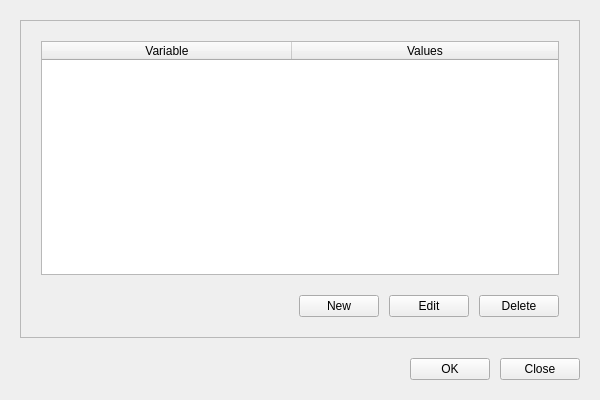
<?xml version="1.0" encoding="UTF-8"?>
<ui version="4.0">
 <class>MainWindow</class>
 <widget class="QWidget" name="MainWindow">
  <property name="windowModality">
   <enum>Qt::NonModal</enum>
  </property>
  <property name="geometry">
   <rect>
    <x>0</x>
    <y>0</y>
    <width>600</width>
    <height>400</height>
   </rect>
  </property>
  <property name="sizePolicy">
   <sizepolicy hsizetype="Preferred" vsizetype="Preferred">
    <horstretch>0</horstretch>
    <verstretch>0</verstretch>
   </sizepolicy>
  </property>
  <property name="minimumSize">
   <size>
    <width>600</width>
    <height>400</height>
   </size>
  </property>
  <property name="palette">
   <palette>
    <active>
     <colorrole role="WindowText">
      <brush brushstyle="SolidPattern">
       <color alpha="255">
        <red>0</red>
        <green>0</green>
        <blue>0</blue>
       </color>
      </brush>
     </colorrole>
     <colorrole role="Button">
      <brush brushstyle="SolidPattern">
       <color alpha="255">
        <red>222</red>
        <green>221</green>
        <blue>218</blue>
       </color>
      </brush>
     </colorrole>
     <colorrole role="Light">
      <brush brushstyle="SolidPattern">
       <color alpha="255">
        <red>255</red>
        <green>255</green>
        <blue>255</blue>
       </color>
      </brush>
     </colorrole>
     <colorrole role="Midlight">
      <brush brushstyle="SolidPattern">
       <color alpha="255">
        <red>238</red>
        <green>238</green>
        <blue>236</blue>
       </color>
      </brush>
     </colorrole>
     <colorrole role="Dark">
      <brush brushstyle="SolidPattern">
       <color alpha="255">
        <red>111</red>
        <green>110</green>
        <blue>109</blue>
       </color>
      </brush>
     </colorrole>
     <colorrole role="Mid">
      <brush brushstyle="SolidPattern">
       <color alpha="255">
        <red>148</red>
        <green>147</green>
        <blue>145</blue>
       </color>
      </brush>
     </colorrole>
     <colorrole role="Text">
      <brush brushstyle="SolidPattern">
       <color alpha="255">
        <red>0</red>
        <green>0</green>
        <blue>0</blue>
       </color>
      </brush>
     </colorrole>
     <colorrole role="BrightText">
      <brush brushstyle="SolidPattern">
       <color alpha="255">
        <red>255</red>
        <green>255</green>
        <blue>255</blue>
       </color>
      </brush>
     </colorrole>
     <colorrole role="ButtonText">
      <brush brushstyle="SolidPattern">
       <color alpha="255">
        <red>0</red>
        <green>0</green>
        <blue>0</blue>
       </color>
      </brush>
     </colorrole>
     <colorrole role="Base">
      <brush brushstyle="SolidPattern">
       <color alpha="255">
        <red>255</red>
        <green>255</green>
        <blue>255</blue>
       </color>
      </brush>
     </colorrole>
     <colorrole role="Window">
      <brush brushstyle="SolidPattern">
       <color alpha="255">
        <red>222</red>
        <green>221</green>
        <blue>218</blue>
       </color>
      </brush>
     </colorrole>
     <colorrole role="Shadow">
      <brush brushstyle="SolidPattern">
       <color alpha="255">
        <red>0</red>
        <green>0</green>
        <blue>0</blue>
       </color>
      </brush>
     </colorrole>
     <colorrole role="AlternateBase">
      <brush brushstyle="SolidPattern">
       <color alpha="255">
        <red>238</red>
        <green>238</green>
        <blue>236</blue>
       </color>
      </brush>
     </colorrole>
     <colorrole role="ToolTipBase">
      <brush brushstyle="SolidPattern">
       <color alpha="255">
        <red>255</red>
        <green>255</green>
        <blue>220</blue>
       </color>
      </brush>
     </colorrole>
     <colorrole role="ToolTipText">
      <brush brushstyle="SolidPattern">
       <color alpha="255">
        <red>0</red>
        <green>0</green>
        <blue>0</blue>
       </color>
      </brush>
     </colorrole>
     <colorrole role="PlaceholderText">
      <brush brushstyle="SolidPattern">
       <color alpha="127">
        <red>0</red>
        <green>0</green>
        <blue>0</blue>
       </color>
      </brush>
     </colorrole>
    </active>
    <inactive>
     <colorrole role="WindowText">
      <brush brushstyle="SolidPattern">
       <color alpha="255">
        <red>0</red>
        <green>0</green>
        <blue>0</blue>
       </color>
      </brush>
     </colorrole>
     <colorrole role="Button">
      <brush brushstyle="SolidPattern">
       <color alpha="255">
        <red>239</red>
        <green>239</green>
        <blue>239</blue>
       </color>
      </brush>
     </colorrole>
     <colorrole role="Light">
      <brush brushstyle="SolidPattern">
       <color alpha="255">
        <red>255</red>
        <green>255</green>
        <blue>255</blue>
       </color>
      </brush>
     </colorrole>
     <colorrole role="Midlight">
      <brush brushstyle="SolidPattern">
       <color alpha="255">
        <red>202</red>
        <green>202</green>
        <blue>202</blue>
       </color>
      </brush>
     </colorrole>
     <colorrole role="Dark">
      <brush brushstyle="SolidPattern">
       <color alpha="255">
        <red>159</red>
        <green>159</green>
        <blue>159</blue>
       </color>
      </brush>
     </colorrole>
     <colorrole role="Mid">
      <brush brushstyle="SolidPattern">
       <color alpha="255">
        <red>184</red>
        <green>184</green>
        <blue>184</blue>
       </color>
      </brush>
     </colorrole>
     <colorrole role="Text">
      <brush brushstyle="SolidPattern">
       <color alpha="255">
        <red>0</red>
        <green>0</green>
        <blue>0</blue>
       </color>
      </brush>
     </colorrole>
     <colorrole role="BrightText">
      <brush brushstyle="SolidPattern">
       <color alpha="255">
        <red>255</red>
        <green>255</green>
        <blue>255</blue>
       </color>
      </brush>
     </colorrole>
     <colorrole role="ButtonText">
      <brush brushstyle="SolidPattern">
       <color alpha="255">
        <red>0</red>
        <green>0</green>
        <blue>0</blue>
       </color>
      </brush>
     </colorrole>
     <colorrole role="Base">
      <brush brushstyle="SolidPattern">
       <color alpha="255">
        <red>255</red>
        <green>255</green>
        <blue>255</blue>
       </color>
      </brush>
     </colorrole>
     <colorrole role="Window">
      <brush brushstyle="SolidPattern">
       <color alpha="255">
        <red>239</red>
        <green>239</green>
        <blue>239</blue>
       </color>
      </brush>
     </colorrole>
     <colorrole role="Shadow">
      <brush brushstyle="SolidPattern">
       <color alpha="255">
        <red>118</red>
        <green>118</green>
        <blue>118</blue>
       </color>
      </brush>
     </colorrole>
     <colorrole role="AlternateBase">
      <brush brushstyle="SolidPattern">
       <color alpha="255">
        <red>247</red>
        <green>247</green>
        <blue>247</blue>
       </color>
      </brush>
     </colorrole>
     <colorrole role="ToolTipBase">
      <brush brushstyle="SolidPattern">
       <color alpha="255">
        <red>255</red>
        <green>255</green>
        <blue>220</blue>
       </color>
      </brush>
     </colorrole>
     <colorrole role="ToolTipText">
      <brush brushstyle="SolidPattern">
       <color alpha="255">
        <red>0</red>
        <green>0</green>
        <blue>0</blue>
       </color>
      </brush>
     </colorrole>
     <colorrole role="PlaceholderText">
      <brush brushstyle="SolidPattern">
       <color alpha="128">
        <red>0</red>
        <green>0</green>
        <blue>0</blue>
       </color>
      </brush>
     </colorrole>
    </inactive>
    <disabled>
     <colorrole role="WindowText">
      <brush brushstyle="SolidPattern">
       <color alpha="255">
        <red>111</red>
        <green>110</green>
        <blue>109</blue>
       </color>
      </brush>
     </colorrole>
     <colorrole role="Button">
      <brush brushstyle="SolidPattern">
       <color alpha="255">
        <red>222</red>
        <green>221</green>
        <blue>218</blue>
       </color>
      </brush>
     </colorrole>
     <colorrole role="Light">
      <brush brushstyle="SolidPattern">
       <color alpha="255">
        <red>255</red>
        <green>255</green>
        <blue>255</blue>
       </color>
      </brush>
     </colorrole>
     <colorrole role="Midlight">
      <brush brushstyle="SolidPattern">
       <color alpha="255">
        <red>238</red>
        <green>238</green>
        <blue>236</blue>
       </color>
      </brush>
     </colorrole>
     <colorrole role="Dark">
      <brush brushstyle="SolidPattern">
       <color alpha="255">
        <red>111</red>
        <green>110</green>
        <blue>109</blue>
       </color>
      </brush>
     </colorrole>
     <colorrole role="Mid">
      <brush brushstyle="SolidPattern">
       <color alpha="255">
        <red>148</red>
        <green>147</green>
        <blue>145</blue>
       </color>
      </brush>
     </colorrole>
     <colorrole role="Text">
      <brush brushstyle="SolidPattern">
       <color alpha="255">
        <red>111</red>
        <green>110</green>
        <blue>109</blue>
       </color>
      </brush>
     </colorrole>
     <colorrole role="BrightText">
      <brush brushstyle="SolidPattern">
       <color alpha="255">
        <red>255</red>
        <green>255</green>
        <blue>255</blue>
       </color>
      </brush>
     </colorrole>
     <colorrole role="ButtonText">
      <brush brushstyle="SolidPattern">
       <color alpha="255">
        <red>111</red>
        <green>110</green>
        <blue>109</blue>
       </color>
      </brush>
     </colorrole>
     <colorrole role="Base">
      <brush brushstyle="SolidPattern">
       <color alpha="255">
        <red>222</red>
        <green>221</green>
        <blue>218</blue>
       </color>
      </brush>
     </colorrole>
     <colorrole role="Window">
      <brush brushstyle="SolidPattern">
       <color alpha="255">
        <red>222</red>
        <green>221</green>
        <blue>218</blue>
       </color>
      </brush>
     </colorrole>
     <colorrole role="Shadow">
      <brush brushstyle="SolidPattern">
       <color alpha="255">
        <red>177</red>
        <green>177</green>
        <blue>177</blue>
       </color>
      </brush>
     </colorrole>
     <colorrole role="AlternateBase">
      <brush brushstyle="SolidPattern">
       <color alpha="255">
        <red>247</red>
        <green>247</green>
        <blue>247</blue>
       </color>
      </brush>
     </colorrole>
     <colorrole role="ToolTipBase">
      <brush brushstyle="SolidPattern">
       <color alpha="255">
        <red>255</red>
        <green>255</green>
        <blue>220</blue>
       </color>
      </brush>
     </colorrole>
     <colorrole role="ToolTipText">
      <brush brushstyle="SolidPattern">
       <color alpha="255">
        <red>0</red>
        <green>0</green>
        <blue>0</blue>
       </color>
      </brush>
     </colorrole>
     <colorrole role="PlaceholderText">
      <brush brushstyle="SolidPattern">
       <color alpha="128">
        <red>0</red>
        <green>0</green>
        <blue>0</blue>
       </color>
      </brush>
     </colorrole>
    </disabled>
   </palette>
  </property>
  <property name="windowTitle">
   <string>Environment Variables</string>
  </property>
  <layout class="QVBoxLayout" name="verticalLayout">
   <property name="spacing">
    <number>20</number>
   </property>
   <property name="sizeConstraint">
    <enum>QLayout::SetDefaultConstraint</enum>
   </property>
   <property name="leftMargin">
    <number>20</number>
   </property>
   <property name="topMargin">
    <number>20</number>
   </property>
   <property name="rightMargin">
    <number>20</number>
   </property>
   <property name="bottomMargin">
    <number>20</number>
   </property>
   <item>
    <widget class="QFrame" name="table_frame">
     <property name="sizePolicy">
      <sizepolicy hsizetype="Expanding" vsizetype="Expanding">
       <horstretch>0</horstretch>
       <verstretch>0</verstretch>
      </sizepolicy>
     </property>
     <property name="frameShape">
      <enum>QFrame::StyledPanel</enum>
     </property>
     <property name="frameShadow">
      <enum>QFrame::Plain</enum>
     </property>
     <layout class="QVBoxLayout" name="table_lo">
      <property name="spacing">
       <number>20</number>
      </property>
      <property name="leftMargin">
       <number>20</number>
      </property>
      <property name="topMargin">
       <number>20</number>
      </property>
      <property name="rightMargin">
       <number>20</number>
      </property>
      <property name="bottomMargin">
       <number>20</number>
      </property>
      <item>
       <widget class="QTableWidget" name="table">
        <property name="editTriggers">
         <set>QAbstractItemView::NoEditTriggers</set>
        </property>
        <property name="tabKeyNavigation">
         <bool>false</bool>
        </property>
        <property name="showDropIndicator" stdset="0">
         <bool>false</bool>
        </property>
        <property name="dragDropOverwriteMode">
         <bool>false</bool>
        </property>
        <property name="selectionMode">
         <enum>QAbstractItemView::SingleSelection</enum>
        </property>
        <property name="selectionBehavior">
         <enum>QAbstractItemView::SelectRows</enum>
        </property>
        <property name="verticalScrollMode">
         <enum>QAbstractItemView::ScrollPerPixel</enum>
        </property>
        <property name="horizontalScrollMode">
         <enum>QAbstractItemView::ScrollPerPixel</enum>
        </property>
        <attribute name="horizontalHeaderMinimumSectionSize">
         <number>250</number>
        </attribute>
        <attribute name="horizontalHeaderStretchLastSection">
         <bool>true</bool>
        </attribute>
        <attribute name="verticalHeaderVisible">
         <bool>false</bool>
        </attribute>
        <column>
         <property name="text">
          <string>Variable</string>
         </property>
        </column>
        <column>
         <property name="text">
          <string>Values</string>
         </property>
        </column>
       </widget>
      </item>
      <item>
       <layout class="QHBoxLayout" name="btn_lo2">
        <property name="spacing">
         <number>10</number>
        </property>
        <item>
         <spacer name="horizontalSpacer">
          <property name="orientation">
           <enum>Qt::Horizontal</enum>
          </property>
          <property name="sizeHint" stdset="0">
           <size>
            <width>40</width>
            <height>20</height>
           </size>
          </property>
         </spacer>
        </item>
        <item>
         <widget class="QPushButton" name="btn_new">
          <property name="text">
           <string>New</string>
          </property>
         </widget>
        </item>
        <item>
         <widget class="QPushButton" name="btn_edit">
          <property name="text">
           <string>Edit</string>
          </property>
         </widget>
        </item>
        <item>
         <widget class="QPushButton" name="btn_delete">
          <property name="text">
           <string>Delete</string>
          </property>
         </widget>
        </item>
       </layout>
      </item>
     </layout>
    </widget>
   </item>
   <item>
    <layout class="QHBoxLayout" name="btn_lo1">
     <property name="spacing">
      <number>10</number>
     </property>
     <item>
      <spacer name="horizontalSpacer_2">
       <property name="orientation">
        <enum>Qt::Horizontal</enum>
       </property>
       <property name="sizeHint" stdset="0">
        <size>
         <width>40</width>
         <height>20</height>
        </size>
       </property>
      </spacer>
     </item>
     <item>
      <widget class="QPushButton" name="btn_ok">
       <property name="autoFillBackground">
        <bool>false</bool>
       </property>
       <property name="text">
        <string>OK</string>
       </property>
      </widget>
     </item>
     <item>
      <widget class="QPushButton" name="btn_close">
       <property name="text">
        <string>Close</string>
       </property>
      </widget>
     </item>
    </layout>
   </item>
  </layout>
 </widget>
 <layoutdefault spacing="10" margin="10"/>
 <resources/>
 <connections/>
 <designerdata>
  <property name="gridDeltaX">
   <number>10</number>
  </property>
  <property name="gridDeltaY">
   <number>10</number>
  </property>
  <property name="gridSnapX">
   <bool>true</bool>
  </property>
  <property name="gridSnapY">
   <bool>true</bool>
  </property>
  <property name="gridVisible">
   <bool>true</bool>
  </property>
 </designerdata>
</ui>
